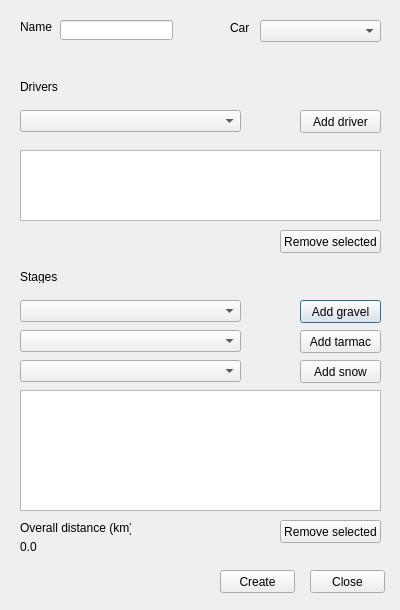
<?xml version="1.0" encoding="UTF-8"?>
<ui version="4.0">
 <class>NewRally</class>
 <widget class="QDialog" name="NewRally">
  <property name="geometry">
   <rect>
    <x>0</x>
    <y>0</y>
    <width>400</width>
    <height>610</height>
   </rect>
  </property>
  <property name="windowTitle">
   <string>New Rally</string>
  </property>
  <property name="locale">
   <locale language="English" country="UnitedStates"/>
  </property>
  <widget class="QLineEdit" name="nameInput">
   <property name="geometry">
    <rect>
     <x>60</x>
     <y>20</y>
     <width>113</width>
     <height>20</height>
    </rect>
   </property>
  </widget>
  <widget class="QLabel" name="label">
   <property name="geometry">
    <rect>
     <x>20</x>
     <y>20</y>
     <width>47</width>
     <height>13</height>
    </rect>
   </property>
   <property name="text">
    <string>Name</string>
   </property>
  </widget>
  <widget class="QListWidget" name="stageList">
   <property name="geometry">
    <rect>
     <x>20</x>
     <y>390</y>
     <width>361</width>
     <height>121</height>
    </rect>
   </property>
   <property name="selectionMode">
    <enum>QAbstractItemView::MultiSelection</enum>
   </property>
   <property name="selectionBehavior">
    <enum>QAbstractItemView::SelectItems</enum>
   </property>
   <property name="viewMode">
    <enum>QListView::ListMode</enum>
   </property>
  </widget>
  <widget class="QPushButton" name="addGravelStage">
   <property name="geometry">
    <rect>
     <x>300</x>
     <y>300</y>
     <width>81</width>
     <height>23</height>
    </rect>
   </property>
   <property name="text">
    <string>Add gravel</string>
   </property>
  </widget>
  <widget class="QComboBox" name="stageGravelBox">
   <property name="geometry">
    <rect>
     <x>20</x>
     <y>300</y>
     <width>221</width>
     <height>22</height>
    </rect>
   </property>
  </widget>
  <widget class="QPushButton" name="removeStage">
   <property name="geometry">
    <rect>
     <x>280</x>
     <y>520</y>
     <width>101</width>
     <height>23</height>
    </rect>
   </property>
   <property name="text">
    <string>Remove selected</string>
   </property>
  </widget>
  <widget class="QPushButton" name="addDriver">
   <property name="geometry">
    <rect>
     <x>300</x>
     <y>110</y>
     <width>81</width>
     <height>23</height>
    </rect>
   </property>
   <property name="text">
    <string>Add driver</string>
   </property>
  </widget>
  <widget class="QListWidget" name="driverList">
   <property name="geometry">
    <rect>
     <x>20</x>
     <y>150</y>
     <width>361</width>
     <height>71</height>
    </rect>
   </property>
   <property name="selectionMode">
    <enum>QAbstractItemView::MultiSelection</enum>
   </property>
  </widget>
  <widget class="QComboBox" name="driverBox">
   <property name="geometry">
    <rect>
     <x>20</x>
     <y>110</y>
     <width>221</width>
     <height>22</height>
    </rect>
   </property>
  </widget>
  <widget class="QPushButton" name="removeDriver">
   <property name="geometry">
    <rect>
     <x>280</x>
     <y>230</y>
     <width>101</width>
     <height>23</height>
    </rect>
   </property>
   <property name="text">
    <string>Remove selected</string>
   </property>
  </widget>
  <widget class="QLabel" name="label_3">
   <property name="geometry">
    <rect>
     <x>20</x>
     <y>80</y>
     <width>47</width>
     <height>13</height>
    </rect>
   </property>
   <property name="text">
    <string>Drivers</string>
   </property>
  </widget>
  <widget class="QLabel" name="label_4">
   <property name="geometry">
    <rect>
     <x>20</x>
     <y>270</y>
     <width>47</width>
     <height>13</height>
    </rect>
   </property>
   <property name="text">
    <string>Stages</string>
   </property>
  </widget>
  <widget class="QLabel" name="label_2">
   <property name="geometry">
    <rect>
     <x>20</x>
     <y>520</y>
     <width>111</width>
     <height>16</height>
    </rect>
   </property>
   <property name="text">
    <string>Overall distance (km):</string>
   </property>
  </widget>
  <widget class="QLabel" name="label_5">
   <property name="geometry">
    <rect>
     <x>20</x>
     <y>540</y>
     <width>47</width>
     <height>13</height>
    </rect>
   </property>
   <property name="text">
    <string>0.0</string>
   </property>
  </widget>
  <widget class="QComboBox" name="carBox">
   <property name="geometry">
    <rect>
     <x>260</x>
     <y>20</y>
     <width>121</width>
     <height>22</height>
    </rect>
   </property>
  </widget>
  <widget class="QLabel" name="label_6">
   <property name="geometry">
    <rect>
     <x>230</x>
     <y>20</y>
     <width>21</width>
     <height>16</height>
    </rect>
   </property>
   <property name="text">
    <string>Car</string>
   </property>
  </widget>
  <widget class="QPushButton" name="createRally">
   <property name="geometry">
    <rect>
     <x>220</x>
     <y>570</y>
     <width>75</width>
     <height>23</height>
    </rect>
   </property>
   <property name="text">
    <string>Create</string>
   </property>
  </widget>
  <widget class="QPushButton" name="close">
   <property name="geometry">
    <rect>
     <x>310</x>
     <y>570</y>
     <width>75</width>
     <height>23</height>
    </rect>
   </property>
   <property name="text">
    <string>Close</string>
   </property>
  </widget>
  <widget class="QPushButton" name="addTarmacStage">
   <property name="geometry">
    <rect>
     <x>300</x>
     <y>330</y>
     <width>81</width>
     <height>23</height>
    </rect>
   </property>
   <property name="text">
    <string>Add tarmac</string>
   </property>
  </widget>
  <widget class="QComboBox" name="stageTarmacBox">
   <property name="geometry">
    <rect>
     <x>20</x>
     <y>330</y>
     <width>221</width>
     <height>22</height>
    </rect>
   </property>
  </widget>
  <widget class="QPushButton" name="addSnowStage">
   <property name="geometry">
    <rect>
     <x>300</x>
     <y>360</y>
     <width>81</width>
     <height>23</height>
    </rect>
   </property>
   <property name="text">
    <string>Add snow</string>
   </property>
  </widget>
  <widget class="QComboBox" name="stageSnowBox">
   <property name="geometry">
    <rect>
     <x>20</x>
     <y>360</y>
     <width>221</width>
     <height>22</height>
    </rect>
   </property>
  </widget>
 </widget>
 <resources/>
 <connections/>
</ui>
